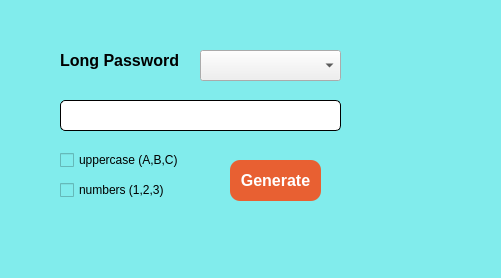
<?xml version="1.0" encoding="UTF-8"?>
<ui version="4.0">
 <class>MainWindow</class>
 <widget class="QMainWindow" name="MainWindow">
  <property name="geometry">
   <rect>
    <x>0</x>
    <y>0</y>
    <width>501</width>
    <height>278</height>
   </rect>
  </property>
  <property name="font">
   <font>
    <pointsize>13</pointsize>
   </font>
  </property>
  <property name="windowTitle">
   <string>password generator</string>
  </property>
  <property name="styleSheet">
   <string notr="true">background-color:#81ecec;</string>
  </property>
  <widget class="QWidget" name="centralwidget">
   <widget class="QComboBox" name="long_password">
    <property name="geometry">
     <rect>
      <x>200</x>
      <y>50</y>
      <width>141</width>
      <height>31</height>
     </rect>
    </property>
    <property name="styleSheet">
     <string notr="true">background:0</string>
    </property>
   </widget>
   <widget class="QLabel" name="label">
    <property name="geometry">
     <rect>
      <x>60</x>
      <y>50</y>
      <width>131</width>
      <height>21</height>
     </rect>
    </property>
    <property name="font">
     <font>
      <pointsize>12</pointsize>
      <bold>true</bold>
     </font>
    </property>
    <property name="text">
     <string>Long Password</string>
    </property>
   </widget>
   <widget class="QLineEdit" name="password_text">
    <property name="geometry">
     <rect>
      <x>60</x>
      <y>100</y>
      <width>281</width>
      <height>31</height>
     </rect>
    </property>
    <property name="styleSheet">
     <string notr="true">background-color:#fff;color:#000;border:1px solid #000;border-radius:5px</string>
    </property>
    <property name="text">
     <string/>
    </property>
    <property name="readOnly">
     <bool>true</bool>
    </property>
   </widget>
   <widget class="QPushButton" name="btn_generate">
    <property name="geometry">
     <rect>
      <x>230</x>
      <y>160</y>
      <width>91</width>
      <height>41</height>
     </rect>
    </property>
    <property name="font">
     <font>
      <pointsize>12</pointsize>
      <bold>true</bold>
     </font>
    </property>
    <property name="styleSheet">
     <string notr="true">background-color:#e86032;color:#fff;border-radius:10px</string>
    </property>
    <property name="text">
     <string>Generate</string>
    </property>
   </widget>
   <widget class="QCheckBox" name="checkBox_upercase">
    <property name="geometry">
     <rect>
      <x>60</x>
      <y>150</y>
      <width>121</width>
      <height>20</height>
     </rect>
    </property>
    <property name="text">
     <string>uppercase (A,B,C)</string>
    </property>
   </widget>
   <widget class="QCheckBox" name="checkBox_numbers">
    <property name="geometry">
     <rect>
      <x>60</x>
      <y>180</y>
      <width>121</width>
      <height>20</height>
     </rect>
    </property>
    <property name="text">
     <string>numbers (1,2,3)</string>
    </property>
   </widget>
  </widget>
  <widget class="QMenuBar" name="menubar">
   <property name="geometry">
    <rect>
     <x>0</x>
     <y>0</y>
     <width>501</width>
     <height>22</height>
    </rect>
   </property>
  </widget>
  <widget class="QStatusBar" name="statusbar"/>
 </widget>
 <resources/>
 <connections/>
</ui>
